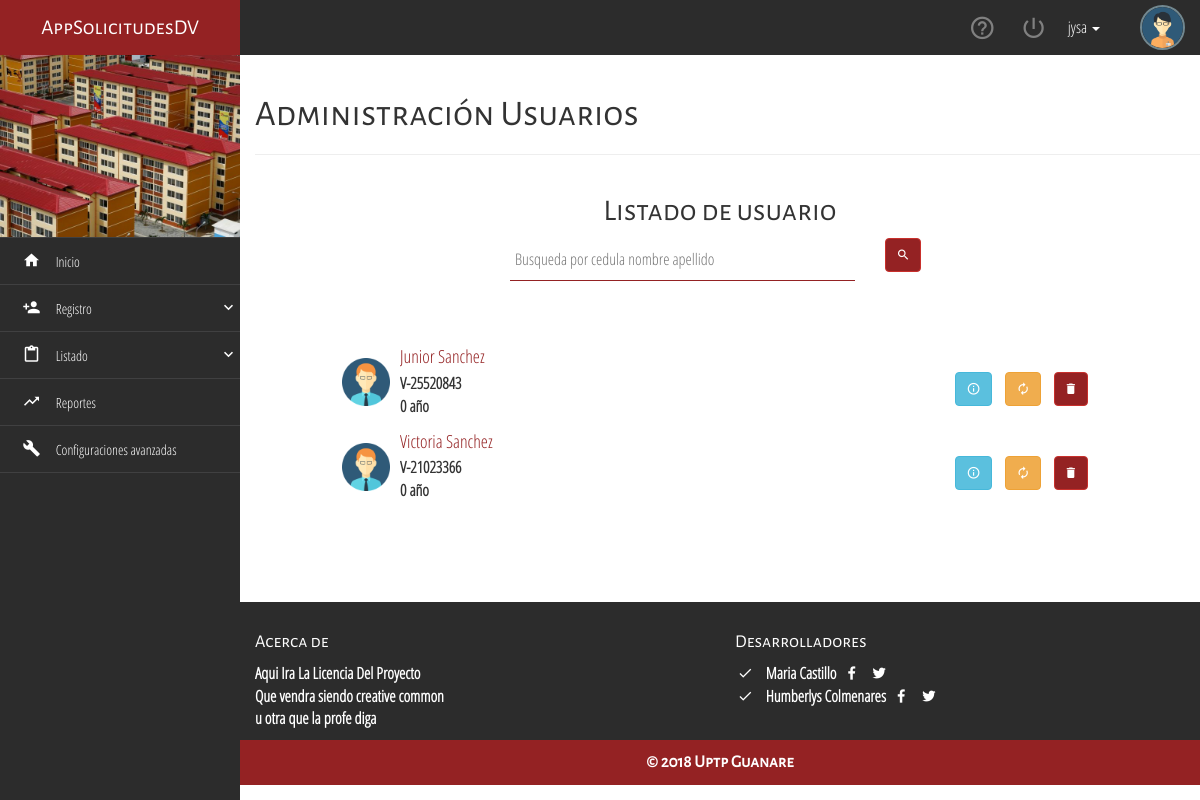
The app's page /usuario/ (signed in) with its own data.
### usuario/models.py (models this page shows, shortened)
class Usuario(AbstractBaseUser, PermissionsMixin):
    username = models.CharField(_('username'),
                                max_length=40, null=False, unique=True)
    tipo_cedula = models.CharField(
        max_length=1, choices=(('V', 'V'), ('E', 'E')))
    cedula = models.CharField(unique=True, blank=True, null=True, max_length=8)
    nombre = models.CharField(max_length=60)
    apellido = models.CharField(max_length=60)
    telefono = models.CharField(blank=True, null=True, max_length=11)
    fecha_nacimiento = models.DateField(null=True, blank=True)
    correo = models.EmailField(blank=True, null=True)
    direccion = models.CharField(max_length=9999, blank=True, null=True)
    is_solicitante = models.BooleanField(default=False)
    is_trabajador = models.BooleanField(default=False)
    is_active = models.BooleanField(_('active'), default=True)
    is_staff = models.BooleanField(_('staff status'), default=False)
    is_superuser = models.BooleanField(_('superuser status'), default=False)
    date_joined = models.DateTimeField(_('date joined'), default=timezone.now)
    created_at = models.DateTimeField(auto_now_add=True)
    updated_at = models.DateTimeField(auto_now=True)
    objects = UsuarioManager()
    USERNAME_FIELD = 'username'
    def get_full_name(self):
        return '{} {}'.format(self.nombre, self.apellido)
    def edad(self):
        if self.fecha_nacimiento:
            return int((datetime.datetime.now().date() - self.fecha_nacimiento).days / 365.25)
        return 0
    def ci(self):
        return '{}-{}'.format(self.tipo_cedula, self.cedula)

### usuario/views.py (the view)
class UsuarioListView(LoginRequiredMixin, ListView):
    model = models.Usuario
    paginate_by = settings.PAGINATE
    def get_context_data(self, **kwargs):
        context = super(UsuarioListView, self).get_context_data(**kwargs)
        q = self.request.GET.get('q')
        result = None
        if q:
            result = self.model.objects.filter(
                Q(cedula__contains=q) | Q(
                    nombre__contains=q) | Q(apellido__contains=q)
            ).exclude(username=self.request.user.username).order_by('-created_at')
        else:
            result = self.model.objects.all().exclude(
                username=self.request.user.username).order_by('-created_at')
        paginator = Paginator(result, self.paginate_by)
        page = self.request.GET.get('page')
        try:
            object_list = paginator.page(page)
        except PageNotAnInteger:
            object_list = paginator.page(1)
        except EmptyPage:
            object_list = paginator.page(paginator.num_pages)
        context['object_list'] = object_list
        return context

### templates/usuario/usuario_list.html (shortened to what this page needs)
{% extends "base.html" %}
{% load static %}
{% block title_page %}Administración Usuarios{% endblock %}
{% block context%}
<div class="container-fluid">
    <h2 class="text-center all-tittles">Listado de usuario</h2>
    <div class="row">
        <div class="col-sm-6 col-sm-offset-3">
            <form action="" method="get">
                <div class="col-sm-10 col-xs-10">
                    <div class="group-material">
                        <input type="search" name="q" class="material-control tooltips-general" placeholder="Busqueda por cedula nombre apellido" data-toggle="tooltip" data-placement="top" title="Aqui Podemos realizar una busqueda por cedula nombre o apellido" value="{{ request.GET.q }}" autocomplete="off">
                        <span class="highlight"></span>
                    </div>
                </div>
                <div class="col-sm-2 col-xs-2">
                    <button type="submit" class="btn btn-danger btn-default tooltips-general" data-toggle="tooltip" data-placement="top" title="Busqueda por cedula nombre o apellido">
                        <i class="zmdi zmdi-search"></i>
                    </button>
                    <br><br><br><br>
                </div>
            </form>
        </div>
        <div class="col-sm-10 col-sm-offset-1">
            {% for object in object_list %}
            <div class="media media-hover">
                <div class="media-left media-middle">
                    <a href="{% url 'usuario:detail' object.pk %}" class="tooltips-general" data-toggle="tooltip" data-placement="right" title="Más información de {{ object.get_full_name }}">
                        <img class="media-object" src="{% static 'assets/img/user02.png' %}" alt="Libro" width="48" height="48">
                    </a>
                </div>
                <div class="media-body">
                    <a href="{% url 'usuario:detail' object.pk %}">
                        <h4 class="media-heading">{{ object.get_full_name }}</h4>
                    </a>
                    <div class="pull-left">
                        <strong>{{ object.ci }}<br>
                        <strong>{{ object.edad }} año<br>
                    </div>
                    <p class="text-center pull-right">
                        <a href="{% url 'usuario:detail' object.pk %}" class="btn btn-info btn-default tooltips-general" style="margin-right: 10px;" data-toggle="tooltip" data-placement="left" title="Más información de {{ object.get_full_name }}">
                            <i class="zmdi zmdi-info-outline"></i>
                        </a>
                        <a href="{% url 'usuario:update' object.pk %}" class="btn btn-warning btn-default tooltips-general" style="margin-right: 10px;" data-toggle="tooltip" data-placement="left" title="Actualizar Datos De {{ object.get_full_name }}">
                            <i class="zmdi zmdi-refresh"></i>
                        </a>
                        <a href="{% url 'usuario:delete' object.pk %}" class="btn btn-danger btn-default tooltips-general" style="margin-right: 10px;" data-toggle="tooltip" data-placement="left" title="Eliminar a {{ object.get_full_name }}">
                            <i class="zmdi zmdi-delete"></i>
                        </a>
                    </p>
                </div>
            </div>
            {% endfor %}
           <br>
        </div>
    </div>
</div>
{% endblock %}

### templates/base.html (shortened to what this page needs)
{% load static %}
<!DOCTYPE html>
<html lang="en">
<head>
	<link rel="stylesheet" href="{% static 'css/sweet-alert.css' %}">
	<link rel="stylesheet" href="{% static 'css/material-design-iconic-font.min.css' %}">
	<link rel="stylesheet" href="{% static 'css/normalize.css' %}">
	<link rel="stylesheet" href="{% static 'css/bootstrap.min.css' %}">
	<link rel="stylesheet" href="{% static 'css/jquery.mCustomScrollbar.css' %}">
	<link rel="stylesheet" href="{% static 'css/style.css' %}">
</head>
<body>
	<div class="navbar-lateral full-reset">
		<div class="full-reset container-menu-movile custom-scroll-containers">
			<div class="logo full-reset all-tittles">
				AppSolicitudesDV
			</div>
			<div class="full-reset" style="background-color:#2B3D51; padding: 0px 0; color:#fff;">
				<figure>
					<img class="" src="{% static 'assets/img/a.jpg'%}" style="width: 100%;">
				</figure>
			</div>
			<div class="full-reset nav-lateral-list-menu">
				<ul class="list-unstyled">
					<li>
						<a href="{% url 'inicio' %}">
							<i class="zmdi zmdi-home zmdi-hc-fw"></i>
							&nbsp;&nbsp; Inicio
						</a>
					</li>
					<li>
						<div class="dropdown-menu-button">
							<i class="zmdi zmdi-account-add zmdi-hc-fw"></i>
							&nbsp;&nbsp; Registro
							<i class="zmdi zmdi-chevron-down pull-right zmdi-hc-fw"></i>
						</div>
					</li>
					<li>
						<div class="dropdown-menu-button">
							<i class="zmdi zmdi-assignment-o zmdi-hc-fw"></i>
							&nbsp;&nbsp; Listado
							<i class="zmdi zmdi-chevron-down pull-right zmdi-hc-fw"></i>
						</div>
					</li>
					<li>
						<a href="report.html">
							<i class="zmdi zmdi-trending-up zmdi-hc-fw"></i>
							&nbsp;&nbsp; Reportes
						</a>
					</li>
					<li>
						<a href="advancesettings.html">
							<i class="zmdi zmdi-wrench zmdi-hc-fw"></i>
							&nbsp;&nbsp; Configuraciones avanzadas
						</a>
					</li>
				</ul>
			</div>
		</div>
	</div>
	<div class="content-page-container full-reset custom-scroll-containers">
		<nav class="navbar-user-top full-reset">
			<ul class="list-unstyled full-reset">
				<figure>
					<img src="{% static 'assets/img/user01.png'%}" alt="user-picture" class="img-responsive img-circle center-box">
				</figure>
				<li class="dropdown">
					<a href="#" class="dropdown-toggle menu" data-toggle="dropdown" style="color: #fff;">
						{{ request.user.username }}
						<b class="caret"></b>
					</a>
				</li>
				<li class="tooltips-general exit-system-button" data-href="{% url 'logout' %}" data-placement="bottom" title="Cerrar Sesión">
					<i class="zmdi zmdi-power"></i>
				</li>
				<li class="tooltips-general btn-help" data-placement="bottom" title="Ayuda">
					<i class="zmdi zmdi-help-outline zmdi-hc-fw"></i>
				</li>
			</ul>
		</nav>
		<div class="container">
			<div class="page-header">
				<h1 class="all-tittles">{% block title_page %}{% endblock %}</h1>
			</div>
		</div>
		{% block context %}
		{% endblock %}
		{% block footer %}
		<footer class="footer full-reset">
			<div class="container-fluid">
				<div class="row">
					<div class="col-xs-12 col-sm-6">
						<h4 class="all-tittles">Acerca de</h4>
						<p>
							Aqui Ira La Licencia Del Proyecto
							<br>
							Que vendra siendo creative common
							<br>
							u otra que la profe diga
						</p>
					</div>
					<div class="col-xs-12 col-sm-6">
						<h4 class="all-tittles">Desarrolladores</h4>
						<ul class="list-unstyled">
							<li>
								<i class="zmdi zmdi-check zmdi-hc-fw"></i>
								&nbsp; Maria Castillo
								<i class="zmdi zmdi-facebook zmdi-hc-fw footer-social"></i>
								<i class="zmdi zmdi-twitter zmdi-hc-fw footer-social"></i>
							</li>
							<li>
								<i class="zmdi zmdi-check zmdi-hc-fw"></i>
								&nbsp; Humberlys Colmenares
								<i class="zmdi zmdi-facebook zmdi-hc-fw footer-social"></i>
								<i class="zmdi zmdi-twitter zmdi-hc-fw footer-social"></i>
							</li>
						</ul>
					</div>
				</div>
			</div>
			<div class="footer-copyright full-reset all-tittles">
				&copy;
				<span id="ano"></span>
				Uptp Guanare
			</div>
		</footer>
		{% endblock %}
	</div>
</body>
</html>

### static/css/style.css (style rules this page uses)
html, body { height: 100%; margin: 0; padding: 0; width: 100%; font-size: 16px; font-family: "Parrafos" !important; background-color: #fff; }
.media-hover { padding: 7px; border-radius: 4px; }
.all-tittles { font-family: "Titulos" !important; }
.center-box { margin: 0 auto; }
.full-reset { margin: 0; padding: 0; width: 100%; }
.navbar-user-top { background-color: #2c2c2c; height: 55px; position: relative; top: 0; left: 0; z-index: 7; }
.navbar-user-top > ul { height: 55px; padding: 0 15px; margin: 0; }
.navbar-user-top > ul > li { display: inline-block; float: right; color: rgba(255,255,255,.4); height: 55px; margin: 0 12px; text-align: center; cursor: pointer; line-height: 55px; }
.navbar-user-top > ul > li > i { font-size: 27px; line-height: 55px; }
.navbar-user-top > ul > figure > img { width: 45px; float: right; height: 45px; border: 2px solid #728890; margin-top: 5px; }
.navbar-lateral { width: 20%; height: 100%; position: absolute; top: 0; left: 0; z-index: 1; }
.container-menu-movile { background-color: #2c2c2c; height: 100% !important; }
.logo { height: 55px; line-height: 55px; background-color: #942223; color: #fff; text-align: center; font-size: 21px; overflow: hidden; }
.content-page-container { height: 100%; position: absolute; top: 0; right: 0; z-index: 1; width: 80%; background-color: #fff; }
.nav-lateral-list-menu ul li { margin: 0; padding: 0; display: block; }
.nav-lateral-list-menu ul li a, .nav-lateral-list-menu ul li div { width: 100%; min-height: 45px; line-height: 45px; display: block; padding: 0; padding-left: 20px; font-size: 14px; text-decoration: none; color: #fff; border-bottom: 1px solid rgba(230,233,238,.1); transition: .3s all ease-in-out; -moz-transition: .3s all ease-in-out; -ms-transition: .3s all ease-in-out; -webkit-transition: .3s all ease-in-out; }
.nav-lateral-list-menu i { font-size: 18px; line-height: 45px; }
.nav-lateral-list-menu ul li:first-child { border-top: 1px solid rgba(230,233,238,.1); }
.nav-lateral-list-menu ul li div { cursor: pointer; }
.footer { background-color: #2c2c2c; height: auto; color: #fff; padding-top: 20px; margin-top: 70px; }
.footer-copyright { height: 45px; line-height: 45px; color: #fff; text-align: center; font-size: 17px; background-color: #942223; }
.footer-social { cursor: pointer; margin: 0 2px; transition: all .3s ease-in-out; }
.group-material { position:relative; margin-bottom:45px; }
input.material-control, select.material-control { font-size:16px; padding:10px 10px 10px 5px; display:block; width:100%; border:none; border-bottom:1px solid #942223; }
.highlight { position:absolute; height:60%; width:100px; top:25%; left:0; pointer-events:none; opacity:0.5; }
.btn-danger { background-color: #942223; border-color: #c9302c; }
@media (min-width: 1200px) { .navbar-lateral { display: inherit !important; } }

### templates/base.html (style rules this page uses)
a { color: #942223; text-decoration: none; }

### records on screen
Usuario: user.username "jysa"
Usuario: get_full_name "Junior Sanchez", ci "V-25520843", edad "0"
Usuario: get_full_name "Victoria Sanchez", ci "V-21023366", edad "0"
